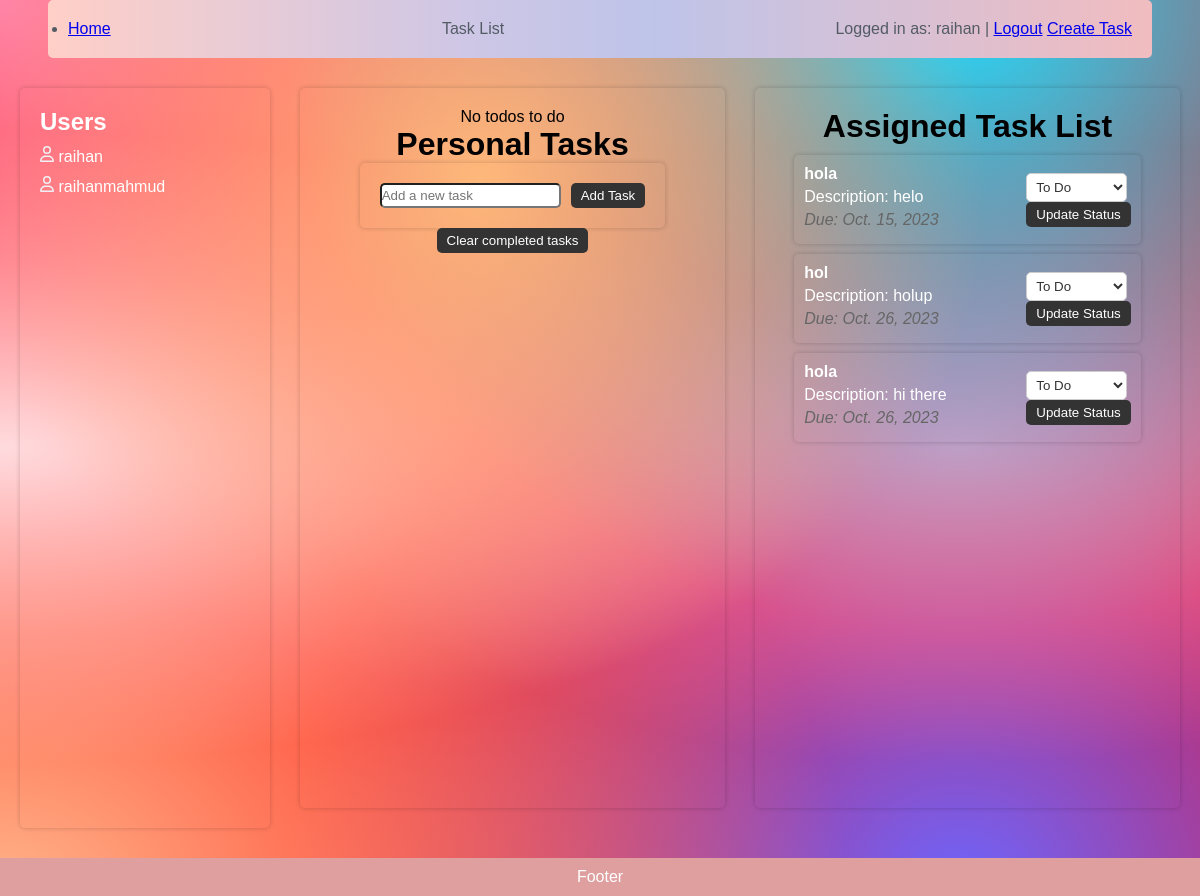
The app's page /tasks/task_list/ (signed in), older data.
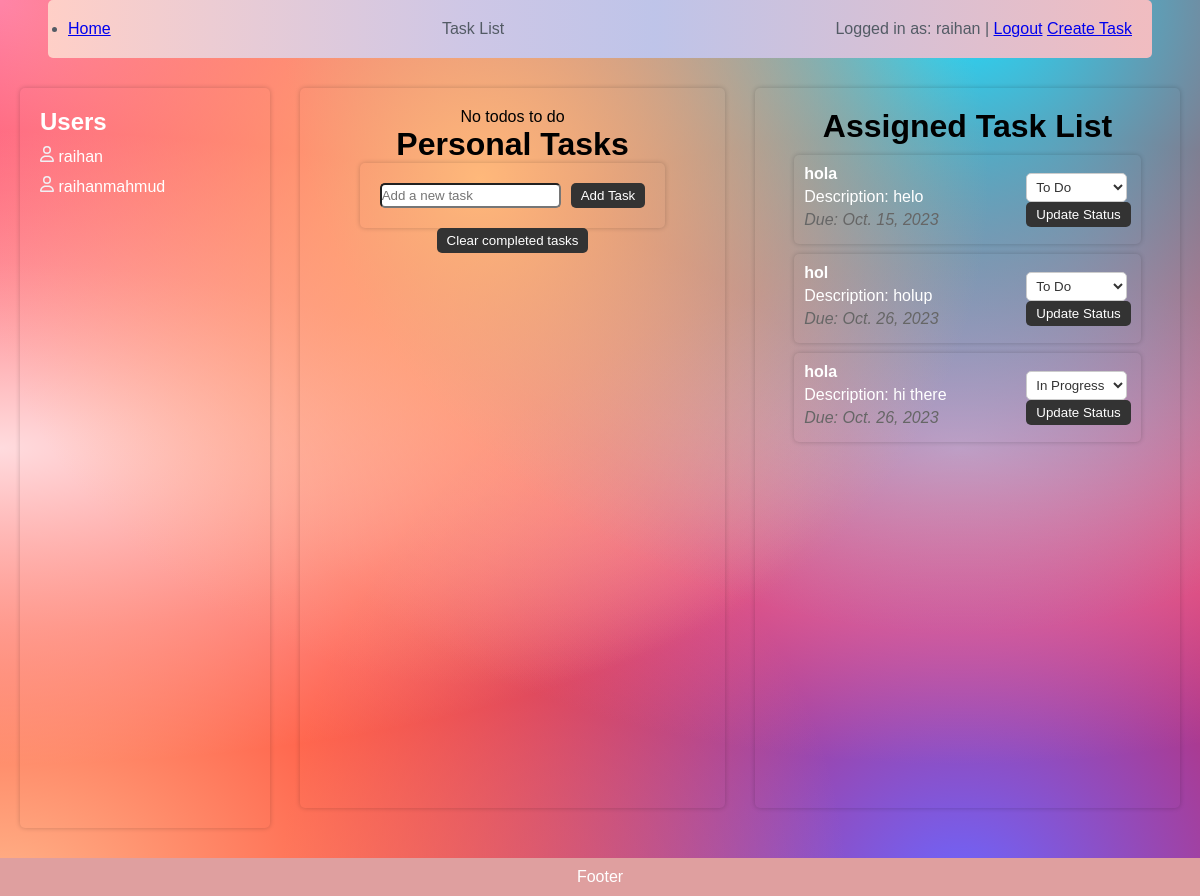
The same page, newer data.
### tasks/models.py (models this page shows, shortened)
class Task(models.Model):
    user = models.ForeignKey(User, on_delete=models.CASCADE, null=True)
    title = models.CharField(max_length=200)
    description = models.TextField(blank=True, null=True)
    due_date = models.DateField()
    STATUS_CHOICES = (
        ('todo', 'To-Do'),
        ('in_progress', 'In Progress'),
        ('completed', 'Completed'),
    )
    status = models.CharField(max_length=20, choices=STATUS_CHOICES, default='todo')

### tasks/views.py (the view)
# urls.py: path("task_list/", views.task_list, name="task_list"),
def task_list(request):
    tasks = Task.objects.all()  # Fetch tasks for the logged-in user
    users = User.objects.all()  # Fetch all registered users
    return render(request, "index.html", {"tasks": tasks, "users": users})

### tasks/templates/index.html (shortened to what this page needs)
{% load static %}
<!DOCTYPE html>
<html lang="en">
<head>
    <link rel="stylesheet" href="https://cdnjs.cloudflare.com/ajax/libs/font-awesome/6.0.0-beta3/css/all.min.css">
    <link rel="stylesheet" href="{% static 'tasklist.css' %}" />
</head>
<body class="grid-container">
    <header class="header" id="header">
        <nav>
            <ul>
                <li><a href="{% url 'homepage' %}">Home</a></li>
            </ul>
        </nav>
        Task List
        <div class="user-info">
            {% if user.is_authenticated %}
            Logged in as: {{ user.username }} | <a href="{% url 'logout' %}">Logout</a>
            {% else %}
            <a href="{% url 'login' %}">Login</a> | <a href="{% url 'register' %}">Register</a>
            {% endif %}
            <a href="{% url 'create_task' %}" class="create-task-button">Create Task</a>
        </div>
    </header>
    <div class="content-container">
        <div class="user-list" id="userContainer">
            <h2 class="user-heading">Users</h2>
            <ul class="userList" id="user-list" role="listview">
                {% for user in users %}
                <li> {{ user.username }}</li>
                {% endfor %}
            </ul>
        </div>
        <div class="task-columns">
            <div class="personal-tasks" id="todoContainer">
                <h1>Personal Tasks</h1>
                <div class="input-field">
                    <input
                    type="text"
                    placeholder="Add a new task"
                    autocomplete="off"
                    id="taskInput"
                    class="task-input"
                    />
                    <button type="button" id="addTask" class="input-button" name="addTask">Add Task</button>
                </div>
                <button type="button" class="task-button" id="clearCompleted">Clear completed tasks</button>
            </div>
            <div class="assigned-tasks" id="assignedTasks">
                <h1>Assigned Task List</h1>
                <div class="assigned-task-list">
                    {% for task in tasks %}
                    {% if task.user == user %}
                    <div class="assigned-task-item">
                        <div class="assigned-task-details">
                            <div class="assigned-task-title">{{ task.title }}</div>
                            <div class="assigned-task-description">Description: {{ task.description }}</div>
                            <div class="assigned-task-due">Due: {{ task.due_date }}</div>
                        </div>
                        <form class="status-form" method="POST" action="{% url 'update_task_status' task.id %}">
                            <select class="assigned-task-status" name="status" data-task-id="{{ task.id }}">
                                <option value="todo" {% if task.status == "todo" %}selected{% endif %}>To Do</option>
                                <option value="in_progress" {% if task.status == "in_progress" %}selected{% endif %}>In Progress</option>
                            </select>
                            <button class="task-button" type="submit">Update Status</button>
                        </form>
                    </div>
                    {% endif %}
                    {% endfor %}
                </div>
            </div>
        </div>
    </div>
    <footer class="footer" id="footer">Footer</footer>
</body>
</html>

Row changes from the older to the newer data that the page shows:
changed Task "hi there": status "To Do" → "In Progress"
